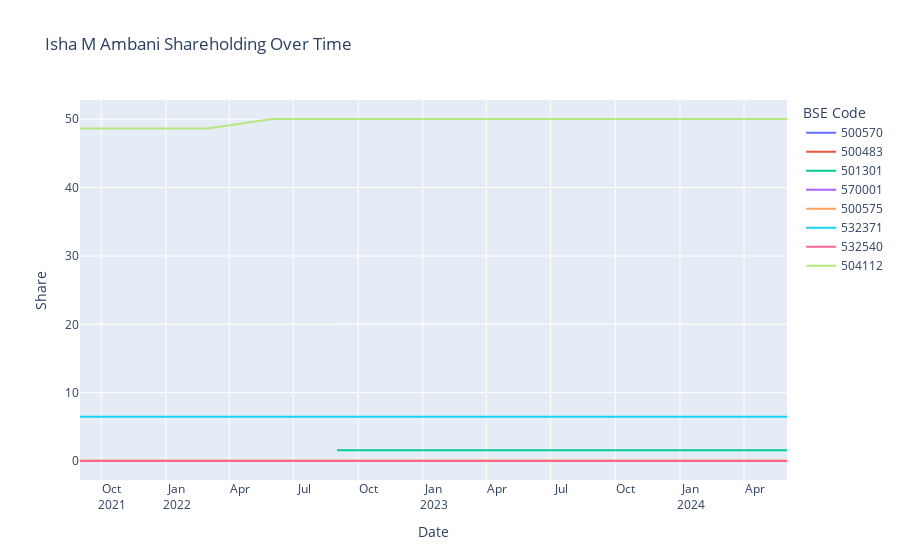

Notebook cell for this chart:
### Code cell
import plotly.express as px
df = pd.DataFrame(dee)

# Convert 'Date' column to datetime format
df['Date'] = pd.to_datetime(df['Date'], format='%d-%m-%Y')

# Plotting
fig = px.line(df, x="Date", y="Share", color='BSE Code',
              hover_data={"Date": "|%B %d, %Y"},
              title='Isha M Ambani Shareholding Over Time')

# Update x-axis tick labels
fig.update_xaxes(
    dtick="M3",  # Every 3 months
    tickformat="%b\n%Y",  # Format as "Month Year"
    ticklabelmode="period"
)

# Show the plot
fig.show()

### Figure 1 — Plotly figure (JSON) as saved in the notebook; plotly's stock layout.template omitted (floating-point values rounded to 4 significant figures)
{"data": [{"hovertemplate": "BSE Code=500570<br>Date=%{x|%B %d, %Y}<br>Share=%{y}<extra></extra>", "legendgroup": "500570", "line": {"color": "#636efa", "dash": "solid"}, "marker": {"symbol": "circle"}, "mode": "lines", "name": "500570", "orientation": "v", "showlegend": true, "type": "scatter", "x": ["2022-06-01T00:00:00", "2022-09-01T00:00:00", "2022-12-01T00:00:00", "2023-03-01T00:00:00", "2023-06-01T00:00:00", "2023-09-01T00:00:00", "2023-12-01T00:00:00", "2024-03-01T00:00:00", "2024-06-01T00:00:00"], "xaxis": "x", "y": [0.01, 0.01, 0.01, 0.01, 0.01, 0.01, 0.01, 0.01, 0.01], "yaxis": "y"}, {"hovertemplate": "BSE Code=500483<br>Date=%{x|%B %d, %Y}<br>Share=%{y}<extra></extra>", "legendgroup": "500483", "line": {"color": "#EF553B", "dash": "solid"}, "marker": {"symbol": "circle"}, "mode": "lines", "name": "500483", "orientation": "v", "showlegend": true, "type": "scatter", "x": ["2021-09-01T00:00:00", "2021-12-01T00:00:00", "2022-03-01T00:00:00", "2022-06-01T00:00:00", "2022-09-01T00:00:00", "2022-12-01T00:00:00", "2023-03-01T00:00:00", "2023-06-01T00:00:00", "2023-09-01T00:00:00", "2023-12-01T00:00:00", "2024-03-01T00:00:00", "2024-06-01T00:00:00"], "xaxis": "x", "y": [0, 0, 0, 0, 0, 0, 0, 0, 0, 0, 0, 0], "yaxis": "y"}, {"hovertemplate": "BSE Code=501301<br>Date=%{x|%B %d, %Y}<br>Share=%{y}<extra></extra>", "legendgroup": "501301", "line": {"color": "#00cc96", "dash": "solid"}, "marker": {"symbol": "circle"}, "mode": "lines", "name": "501301", "orientation": "v", "showlegend": true, "type": "scatter", "x": ["2022-09-01T00:00:00", "2022-12-01T00:00:00", "2023-03-01T00:00:00", "2023-06-01T00:00:00", "2023-09-01T00:00:00", "2023-12-01T00:00:00", "2024-03-01T00:00:00", "2024-06-01T00:00:00"], "xaxis": "x", "y": [1.57, 1.57, 1.57, 1.57, 1.57, 1.57, 1.57, 1.57], "yaxis": "y"}, {"hovertemplate": "BSE Code=570001<br>Date=%{x|%B %d, %Y}<br>Share=%{y}<extra></extra>", "legendgroup": "570001", "line": {"color": "#ab63fa", "dash": "solid"}, "marker": {"symbol": "circle"}, "mode": "lines", "name": "570001", "orientation": "v", "showlegend": true, "type": "scatter", "x": ["2022-06-01T00:00:00", "2022-09-01T00:00:00", "2022-12-01T00:00:00", "2023-03-01T00:00:00", "2023-06-01T00:00:00", "2023-09-01T00:00:00", "2023-12-01T00:00:00", "2024-03-01T00:00:00", "2024-06-01T00:00:00"], "xaxis": "x", "y": [0.01, 0.01, 0.01, 0.01, 0.01, 0.01, 0.01, 0.01, 0.01], "yaxis": "y"}, {"hovertemplate": "BSE Code=500575<br>Date=%{x|%B %d, %Y}<br>Share=%{y}<extra></extra>", "legendgroup": "500575", "line": {"color": "#FFA15A", "dash": "solid"}, "marker": {"symbol": "circle"}, "mode": "lines", "name": "500575", "orientation": "v", "showlegend": true, "type": "scatter", "x": ["2021-09-01T00:00:00", "2021-12-01T00:00:00", "2022-03-01T00:00:00", "2022-06-01T00:00:00", "2022-09-01T00:00:00", "2022-12-01T00:00:00", "2023-03-01T00:00:00", "2023-06-01T00:00:00", "2023-09-01T00:00:00", "2023-12-01T00:00:00", "2024-03-01T00:00:00", "2024-06-01T00:00:00"], "xaxis": "x", "y": [0.07, 0.07, 0.07, 0.07, 0.07, 0.07, 0.07, 0.07, 0.07, 0.07, 0.07, 0.07], "yaxis": "y"}, {"hovertemplate": "BSE Code=532371<br>Date=%{x|%B %d, %Y}<br>Share=%{y}<extra></extra>", "legendgroup": "532371", "line": {"color": "#19d3f3", "dash": "solid"}, "marker": {"symbol": "circle"}, "mode": "lines", "name": "532371", "orientation": "v", "showlegend": true, "type": "scatter", "x": ["2021-09-01T00:00:00", "2021-12-01T00:00:00", "2022-03-01T00:00:00", "2022-06-01T00:00:00", "2022-09-01T00:00:00", "2022-12-01T00:00:00", "2023-03-01T00:00:00", "2023-06-01T00:00:00", "2023-09-01T00:00:00", "2023-12-01T00:00:00", "2024-03-01T00:00:00", "2024-06-01T00:00:00"], "xaxis": "x", "y": [6.48, 6.48, 6.48, 6.48, 6.48, 6.48, 6.48, 6.48, 6.48, 6.48, 6.48, 6.48], "yaxis": "y"}, {"hovertemplate": "BSE Code=532540<br>Date=%{x|%B %d, %Y}<br>Share=%{y}<extra></extra>", "legendgroup": "532540", "line": {"color": "#FF6692", "dash": "solid"}, "marker": {"symbol": "circle"}, "mode": "lines", "name": "532540", "orientation": "v", "showlegend": true, "type": "scatter", "x": ["2021-09-01T00:00:00", "2021-12-01T00:00:00", "2022-03-01T00:00:00", "2022-06-01T00:00:00", "2022-09-01T00:00:00", "2022-12-01T00:00:00", "2023-03-01T00:00:00", "2023-06-01T00:00:00", "2023-09-01T00:00:00", "2023-12-01T00:00:00", "2024-03-01T00:00:00", "2024-06-01T00:00:00"], "xaxis": "x", "y": [0, 0, 0, 0, 0, 0, 0, 0, 0, 0, 0, 0], "yaxis": "y"}, {"hovertemplate": "BSE Code=504112<br>Date=%{x|%B %d, %Y}<br>Share=%{y}<extra></extra>", "legendgroup": "504112", "line": {"color": "#B6E880", "dash": "solid"}, "marker": {"symbol": "circle"}, "mode": "lines", "name": "504112", "orientation": "v", "showlegend": true, "type": "scatter", "x": ["2021-09-01T00:00:00", "2021-12-01T00:00:00", "2022-03-01T00:00:00", "2022-06-01T00:00:00", "2022-09-01T00:00:00", "2022-12-01T00:00:00", "2023-03-01T00:00:00", "2023-06-01T00:00:00", "2023-09-01T00:00:00", "2023-12-01T00:00:00", "2024-03-01T00:00:00", "2024-06-01T00:00:00"], "xaxis": "x", "y": [48.64, 48.64, 48.64, 50.04, 50.04, 50.04, 50.04, 50.04, 50.04, 50.04, 50.04, 50.04], "yaxis": "y"}], "layout": {"legend": {"title": {"text": "BSE Code"}, "tracegroupgap": 0}, "title": {"text": "Isha M Ambani Shareholding Over Time"}, "xaxis": {"anchor": "y", "domain": [0, 1], "dtick": "M3", "tickformat": "%b\n%Y", "ticklabelmode": "period", "title": {"text": "Date"}}, "yaxis": {"anchor": "x", "domain": [0, 1], "title": {"text": "Share"}}}}
